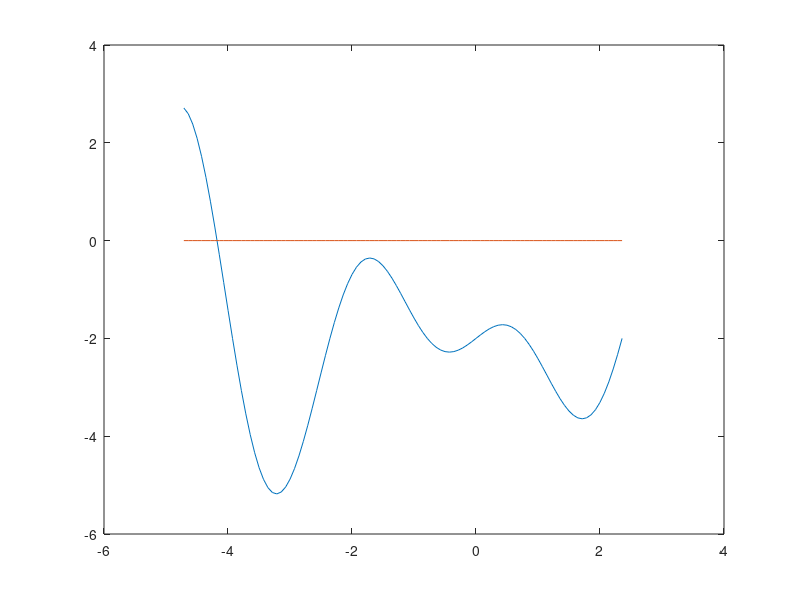

Source code (MATLAB): (Note: this script raises an error after producing the figure.)
% zadatak3
clear
clc

f = @(x) x.*cos(2*x) - 2;
a = -3*pi/2;
b = 3*pi/4;
% a)
x = linspace(a,b);
plot(x, f(x)); hold on
plot(x, x*0);

errMax = 0.0001;
itMax = 100;
% b)
[x0, ~] = zeroSecant(f, a, -3, errMax, itMax)
scatter(x0, f(x0));

syms w;
fun(w) = f(w);
df = matlabFunction(diff(fun, w));

% c)
xmin = zeroSecant(df, -4, -3, errMax, itMax)
xmax = zeroSecant(df, a, -4, errMax, itMax)

scatter([xmin, xmax], [f(xmin), f(xmax)]);

% d)
g = @(x) -sin(x).*exp(x) - 2;

plot(x, g(x));

x1 = zeroSecant(@(x) f(x)-g(x), -5, -3, errMax, itMax)
x2 = zeroSecant(@(x) f(x)-g(x), -3, -2, errMax, itMax)
x3 = zeroSecant(@(x) f(x)-g(x), -2, -0.5, errMax, itMax)
x4 = zeroSecant(@(x) f(x)-g(x), -0.5, 2, errMax, itMax)

scatter([x1, x2, x3, x4], [f(x1), f(x2), f(x3), f(x4)]);

legend('f(x)', '', 'x0', 'min/max', 'g(x)', 'preseci'); hold off